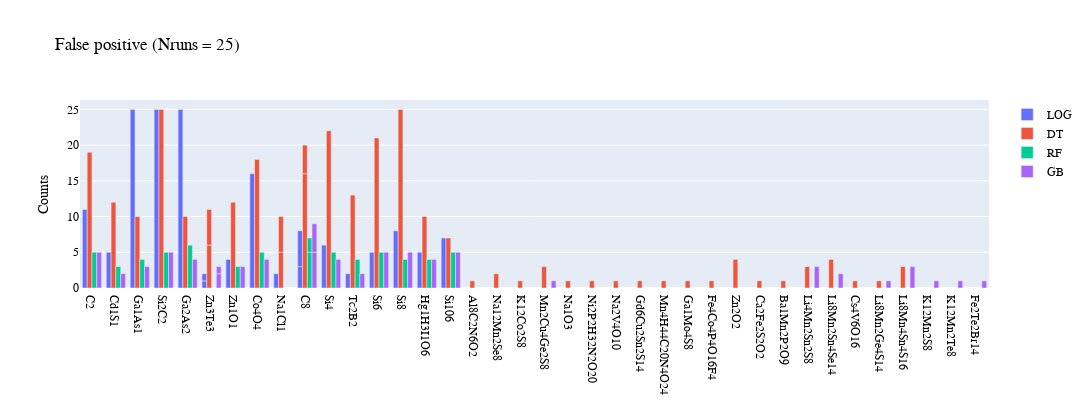
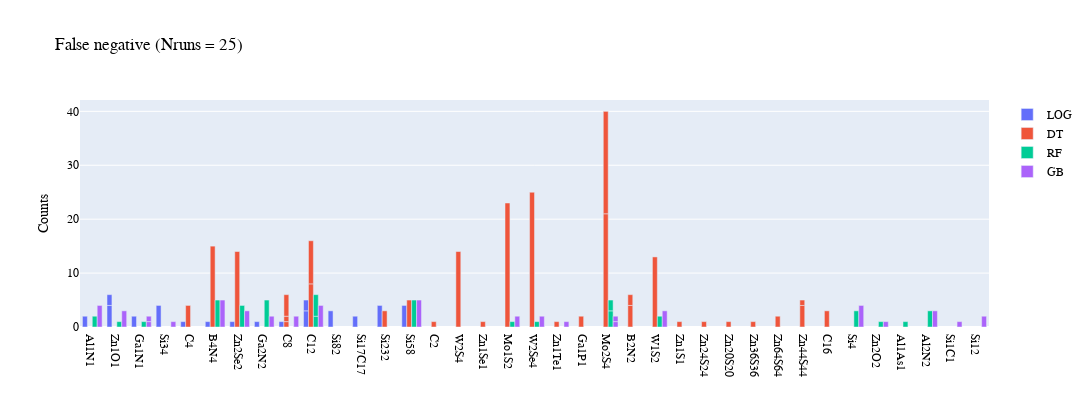

These figures' notebook cell, in order:
### Code cell
visualize.plot_confusion_metrics(SupervisedModels, prettyNames, trainingData,
                                 k = numberSplits,
                                 n = numberRuns, 
                       prettyNames = prettyNames,
                             numPC = numberOfPrincipalComponents,
                          approach = InsertApproach)

### Figure 1 — Plotly figure (JSON) as saved in the notebook; plotly's stock layout.template omitted (floating-point values rounded to 4 significant figures)
{"data": [{"name": "LOG ", "type": "bar", "x": ["C2", "Cd1S1", "Ga1As1", "Si2C2", "Ga2As2", "Zn3Te3", "Zn1O1", "Co4O4", "Na1Cl1", "C8", "C8", "Si4", "Tc2B2", "Zn3Te3", "Si6", "Si8", "Hg1H3I1O6", "Si106"], "y": [11, 5, 25, 25, 25, 1, 4, 16, 2, 3, 5, 6, 2, 1, 5, 8, 5, 7]}, {"name": "DT ", "type": "bar", "x": ["C2", "Cd1S1", "Ga1As1", "Si2C2", "Ga2As2", "Zn3Te3", "Al8C2N6O2", "Zn1O1", "Na12Mn2Se8", "K12Co2S8", "Co4O4", "Mn2Cu4Ge2S8", "Na1O3", "Na1Cl1", "Na1Cl1", "Ni2P2H32N2O20", "Na2V4O10", "Gd6Cu2Sn2S14", "Mn4H44C20N4O24", "Ga1Mo4S8", "C8", "C8", "Fe4Co4P4O16F4", "Si4", "Zn2O2", "Tc2B2", "Zn3Te3", "Si6", "Ca2Fe2S2O2", "Si8", "Ba1Mn2P2O9", "Li4Mn2Sn2S8", "Hg1H3I1O6", "Li8Mn2Sn4Se14", "Cs4V6O16", "Li8Mn2Ge4S14", "Li8Mn4Sn4S16", "Si106"], "y": [19, 12, 10, 25, 10, 6, 1, 12, 2, 1, 18, 3, 1, 5, 5, 1, 1, 1, 1, 1, 16, 4, 1, 22, 4, 13, 5, 21, 1, 25, 1, 3, 10, 4, 1, 1, 3, 7]}, {"name": "RF ", "type": "bar", "x": ["C2", "Cd1S1", "Ga1As1", "Si2C2", "Ga2As2", "Zn1O1", "Co4O4", "C8", "C8", "Si4", "Tc2B2", "Si6", "Si8", "Hg1H3I1O6", "Si106"], "y": [5, 3, 4, 5, 6, 3, 5, 5, 2, 5, 4, 5, 4, 4, 5]}, {"name": "GB ", "type": "bar", "x": ["C2", "Cd1S1", "Ga1As1", "Si2C2", "Ga2As2", "Zn3Te3", "Zn1O1", "K12Mn2S8", "K12Mn2Te8", "Co4O4", "Mn2Cu4Ge2S8", "Fe2Te2Br14", "C8", "C8", "Si4", "Tc2B2", "Zn3Te3", "Si6", "Si8", "Li4Mn2Sn2S8", "Hg1H3I1O6", "Li8Mn2Sn4Se14", "Li8Mn2Ge4S14", "Li8Mn4Sn4S16", "Si106"], "y": [5, 2, 3, 5, 4, 2, 3, 1, 1, 4, 1, 1, 5, 4, 4, 2, 1, 5, 5, 3, 4, 2, 1, 3, 5]}], "layout": {"autosize": false, "barmode": "group", "font": {"color": "Black", "family": "Palatino", "size": 12}, "height": 407.3, "title": {"text": "False positive (Nruns = 25)"}, "width": 2193.0, "yaxis": {"title": {"text": "Counts"}}}}

### Figure 2 — Plotly figure (JSON) as saved in the notebook; plotly's stock layout.template omitted (floating-point values rounded to 4 significant figures)
{"data": [{"name": "LOG ", "type": "bar", "x": ["Al1N1", "Zn1O1", "Zn1O1", "Ga1N1", "Si34", "C4", "B4N4", "Zn2Se2", "Ga2N2", "C8", "C12", "C12", "Si82", "Si17C17", "Si232", "Si58"], "y": [2, 4, 2, 2, 4, 1, 1, 1, 1, 1, 3, 2, 3, 2, 4, 4]}, {"name": "DT ", "type": "bar", "x": ["C2", "W2S4", "Zn1Se1", "Mo1S2", "W2Se4", "Zn1Te1", "Ga1P1", "Mo2S4", "B2N2", "W1S2", "Zn1S1", "Zn24S24", "Zn20S20", "C4", "B4N4", "Zn2Se2", "C8", "Zn36S36", "B2N2", "Zn64S64", "Zn44S44", "Zn44S44", "Mo2S4", "C8", "C8", "C12", "C12", "C16", "Si232", "Si58"], "y": [1, 14, 1, 23, 25, 1, 2, 21, 4, 13, 1, 1, 1, 4, 15, 14, 1, 1, 2, 2, 4, 1, 19, 1, 4, 8, 8, 3, 3, 5]}, {"name": "RF ", "type": "bar", "x": ["Si4", "Al1N1", "Mo1S2", "W2Se4", "Zn2O2", "Al1As1", "Zn1O1", "Mo2S4", "Ga1N1", "W1S2", "Al2N2", "B4N4", "Zn2Se2", "Ga2N2", "Mo2S4", "C12", "C12", "Si58"], "y": [3, 2, 1, 1, 1, 1, 1, 3, 1, 2, 3, 5, 4, 5, 2, 2, 4, 5]}, {"name": "GB ", "type": "bar", "x": ["Si4", "Ga1N1", "Al1N1", "Mo1S2", "W2Se4", "Zn2O2", "Zn1Te1", "Zn1O1", "Mo2S4", "Ga1N1", "Si1C1", "W1S2", "Al2N2", "Si34", "B4N4", "Zn2Se2", "Ga2N2", "Mo2S4", "C8", "Si12", "C12", "Si58"], "y": [4, 1, 4, 2, 2, 1, 1, 3, 1, 1, 1, 3, 3, 1, 5, 3, 2, 1, 2, 2, 4, 5]}], "layout": {"autosize": false, "barmode": "group", "font": {"color": "Black", "family": "Palatino", "size": 12}, "height": 407.3, "title": {"text": "False negative (Nruns = 25)"}, "width": 1096.0, "yaxis": {"title": {"text": "Counts"}}}}
